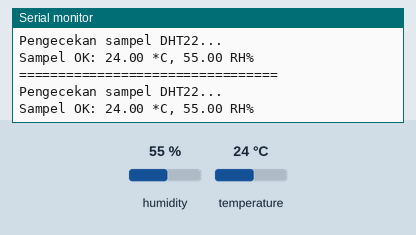
Recording of a sketch running on a simulated ESP8266 (NodeMCU). Shown: the last lines printed to the serial monitor. The test bench sets the inputs (shaded band); at power-on: humidity 55 %, temperature 24 °C.

Above: at 3.3 s.
3.4 s: humidity set to 22 %
At 6.2 s:
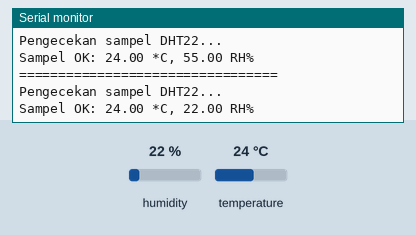
6.7 s: temperature set to 12 °C
At 9.0 s:
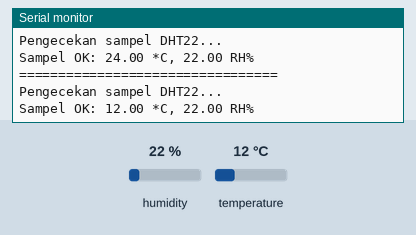
10.0 s: humidity set to 40 %
At 10.6 s:
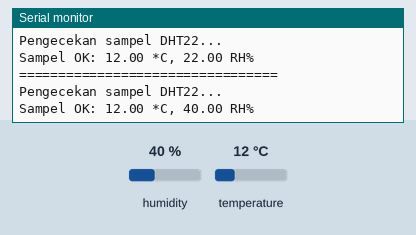
Timing chart, 0 to 13.0 s (numbered marks = the images above; inputs shaded):
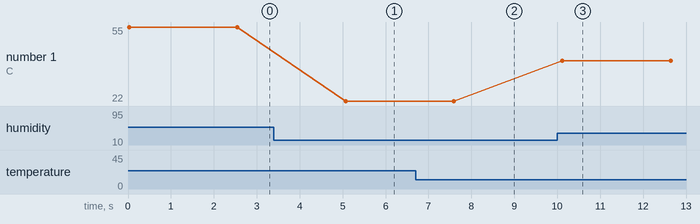

The sketch:

Suhu_dan_kelembapan_wifi.ino
```cpp
#include <SimpleDHT.h>
#include <ESP8266WiFi.h>

/* pin yang dikoneksikan dengan DHT22:
      VCC: 3.3V
      GND: GND
      DATA: 5
**/
int pinDHT22 = 5;
SimpleDHT22 dht22(pinDHT22);

//Deklarasi variabel untuk menyimpan data
float suhu;
float kelembapan;

void setup() {
  Serial.begin(115200);
}

void loop() {
  // start working...
  Serial.println("=================================");
  Serial.println("Pengecekan sampel DHT22...");


  int err = SimpleDHTErrSuccess;
  if ((err = dht22.read2(&suhu, &kelembapan, NULL)) != SimpleDHTErrSuccess) {
    Serial.print("Gagal membaca sensor, err="); Serial.println(err); delay(2000);
    return;
  }

  Serial.print("Sampel OK: ");
  Serial.print((float)suhu); Serial.print(" *C, ");
  Serial.print((float)kelembapan); Serial.println(" RH%");

  // Delay 2.5 detik
  delay(2500);
}
```

Measured:
- after the input at 3.4 s, the serial monitor: prints a new line after 1.7 s (image 1)
- after the input at 6.7 s, the serial monitor: prints a new line after 0.89 s (image 2)
- after the input at 10.0 s, the serial monitor: prints a new line after 0.12 s (image 3)
- plotted number 1: 22 → 40 after the input at 10.0 s
